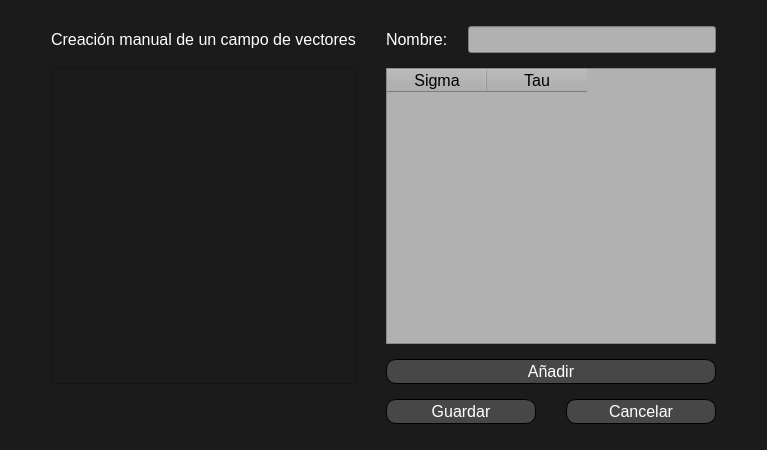
<?xml version="1.0" encoding="UTF-8"?>
<ui version="4.0">
 <class>Form</class>
 <widget class="QWidget" name="Form">
  <property name="geometry">
   <rect>
    <x>0</x>
    <y>0</y>
    <width>750</width>
    <height>450</height>
   </rect>
  </property>
  <property name="windowTitle">
   <string>Form</string>
  </property>
  <property name="styleSheet">
   <string notr="true">QWidget{
background-image: url(:/images/fondo.png);
background-color: rgb(27, 27, 27);
color: rgb(255, 255, 255);
}
</string>
  </property>
  <layout class="QHBoxLayout" name="horizontalLayout_2" stretch="0">
   <item>
    <layout class="QGridLayout" name="gridLayout" columnstretch="2,1,0">
     <property name="leftMargin">
      <number>40</number>
     </property>
     <property name="topMargin">
      <number>15</number>
     </property>
     <property name="rightMargin">
      <number>40</number>
     </property>
     <property name="bottomMargin">
      <number>15</number>
     </property>
     <property name="horizontalSpacing">
      <number>30</number>
     </property>
     <property name="verticalSpacing">
      <number>15</number>
     </property>
     <item row="3" column="1" alignment="Qt::AlignRight">
      <widget class="QPushButton" name="pushButton_Guardar">
       <property name="sizePolicy">
        <sizepolicy hsizetype="Expanding" vsizetype="Expanding">
         <horstretch>0</horstretch>
         <verstretch>100</verstretch>
        </sizepolicy>
       </property>
       <property name="minimumSize">
        <size>
         <width>150</width>
         <height>25</height>
        </size>
       </property>
       <property name="maximumSize">
        <size>
         <width>250</width>
         <height>25</height>
        </size>
       </property>
       <property name="font">
        <font>
         <pointsize>12</pointsize>
        </font>
       </property>
       <property name="styleSheet">
        <string notr="true">QPushButton{
color: rgb(255, 255, 255);
background-color: rgb(71, 71, 71);
border: 1px solid;
border-radius: 10px;}

QPushButton:hover{
	background-color: rgb(100, 100, 100);
}

</string>
       </property>
       <property name="text">
        <string>Guardar</string>
       </property>
       <property name="autoDefault">
        <bool>false</bool>
       </property>
       <property name="default">
        <bool>false</bool>
       </property>
       <property name="flat">
        <bool>false</bool>
       </property>
      </widget>
     </item>
     <item row="0" column="0">
      <widget class="QLabel" name="label_3">
       <property name="font">
        <font>
         <pointsize>12</pointsize>
        </font>
       </property>
       <property name="text">
        <string>Creación manual de un campo de vectores</string>
       </property>
      </widget>
     </item>
     <item row="1" column="0" rowspan="2">
      <widget class="QScrollArea" name="scrollArea">
       <property name="widgetResizable">
        <bool>true</bool>
       </property>
       <widget class="QWidget" name="scrollAreaWidgetContents">
        <property name="geometry">
         <rect>
          <x>0</x>
          <y>0</y>
          <width>290</width>
          <height>318</height>
         </rect>
        </property>
        <layout class="QGridLayout" name="gridLayout_2">
         <item row="0" column="0" rowspan="2">
          <widget class="QLabel" name="image">
           <property name="text">
            <string/>
           </property>
          </widget>
         </item>
        </layout>
       </widget>
      </widget>
     </item>
     <item row="3" column="2">
      <widget class="QPushButton" name="pushButton_Cancelar">
       <property name="sizePolicy">
        <sizepolicy hsizetype="Preferred" vsizetype="Preferred">
         <horstretch>0</horstretch>
         <verstretch>0</verstretch>
        </sizepolicy>
       </property>
       <property name="minimumSize">
        <size>
         <width>150</width>
         <height>25</height>
        </size>
       </property>
       <property name="maximumSize">
        <size>
         <width>350</width>
         <height>50</height>
        </size>
       </property>
       <property name="font">
        <font>
         <pointsize>12</pointsize>
        </font>
       </property>
       <property name="styleSheet">
        <string notr="true">QPushButton{
color: rgb(255, 255, 255);
background-color: rgb(71, 71, 71);
border: 1px solid;
border-radius: 10px;}

QPushButton:hover{
	background-color: rgb(100, 100, 100);
}</string>
       </property>
       <property name="text">
        <string>Cancelar</string>
       </property>
      </widget>
     </item>
     <item row="0" column="1" colspan="2">
      <layout class="QHBoxLayout" name="horizontalLayout_3">
       <property name="spacing">
        <number>20</number>
       </property>
       <item>
        <widget class="QLabel" name="label_2">
         <property name="font">
          <font>
           <pointsize>12</pointsize>
          </font>
         </property>
         <property name="text">
          <string>Nombre:</string>
         </property>
        </widget>
       </item>
       <item>
        <widget class="QLineEdit" name="line_vf_name">
         <property name="font">
          <font>
           <pointsize>12</pointsize>
          </font>
         </property>
         <property name="styleSheet">
          <string notr="true">color: rgb(0, 0, 0);
background-color: rgb(177, 177, 177);</string>
         </property>
        </widget>
       </item>
      </layout>
     </item>
     <item row="1" column="1" colspan="2">
      <widget class="QTableWidget" name="tablePairs">
       <property name="maximumSize">
        <size>
         <width>16777215</width>
         <height>16777215</height>
        </size>
       </property>
       <property name="styleSheet">
        <string notr="true">color: rgb(0, 0, 0);
background-color: rgb(177, 177, 177);</string>
       </property>
       <column>
        <property name="text">
         <string>Sigma</string>
        </property>
        <property name="font">
         <font>
          <pointsize>12</pointsize>
         </font>
        </property>
       </column>
       <column>
        <property name="text">
         <string>Tau</string>
        </property>
        <property name="font">
         <font>
          <pointsize>12</pointsize>
         </font>
        </property>
       </column>
      </widget>
     </item>
     <item row="2" column="1" colspan="2">
      <widget class="QPushButton" name="pushButton_Anadir">
       <property name="minimumSize">
        <size>
         <width>0</width>
         <height>25</height>
        </size>
       </property>
       <property name="font">
        <font>
         <pointsize>12</pointsize>
        </font>
       </property>
       <property name="styleSheet">
        <string notr="true">QPushButton{
color: rgb(255, 255, 255);
background-color: rgb(71, 71, 71);
border: 1px solid;
border-radius: 10px;}

QPushButton:hover{
	background-color: rgb(100, 100, 100);
}</string>
       </property>
       <property name="text">
        <string>Añadir</string>
       </property>
      </widget>
     </item>
    </layout>
   </item>
  </layout>
 </widget>
 <resources/>
 <connections/>
</ui>
